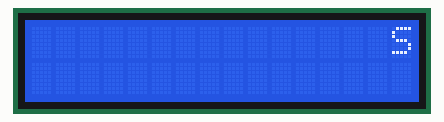
Simulated run of this program. Board: Raspberry Pi Pico running MicroPython. Parts: 16×2 character LCD. Library files of the repository ran but are not shown: i2c_lcd.py.

Above: at 0.44 s.
At 1.5 s:
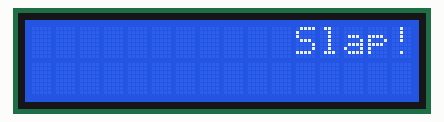
At 2.55 s:
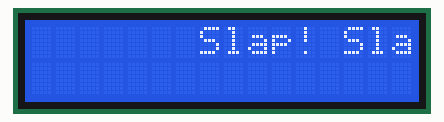
At 4.67 s:
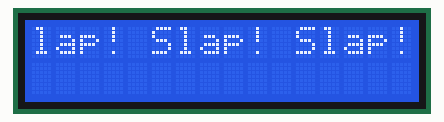
At 6.78 s:
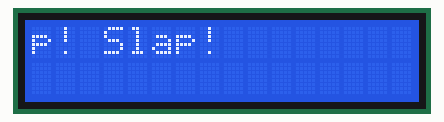
At 8.8 s:
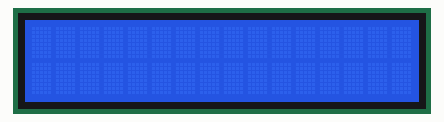

Measured:
- by itself, everything shown: repeats every 9.0 s, in 33 steps
- what the display in image 5 shows lasts 0.5 s, from 8.8 s to 9.3 s

The program:

scroll-text.py
```python
from machine import Pin, I2C
from time import sleep
from i2c_lcd import I2cLcd

# Setup I2C and LCD
i2c = I2C(0, sda=Pin(0), scl=Pin(1), freq=400000)
lcd = I2cLcd(i2c, 0x27, 2, 16)  # Adjust address if needed

def scroll_text(text, row=0, delay=0.3):
    """Scroll text across the LCD row"""
    lcd.clear()
    text = " " * 16 + text + " " * 16  # padding
    for i in range(len(text) - 15):
        lcd.clear()
        lcd.putstr(text[i:i+16])
        sleep(delay)

# Example usage
while True:
    scroll_text("Slap! Slap! Slap!", row=0, delay=0.25)
```
